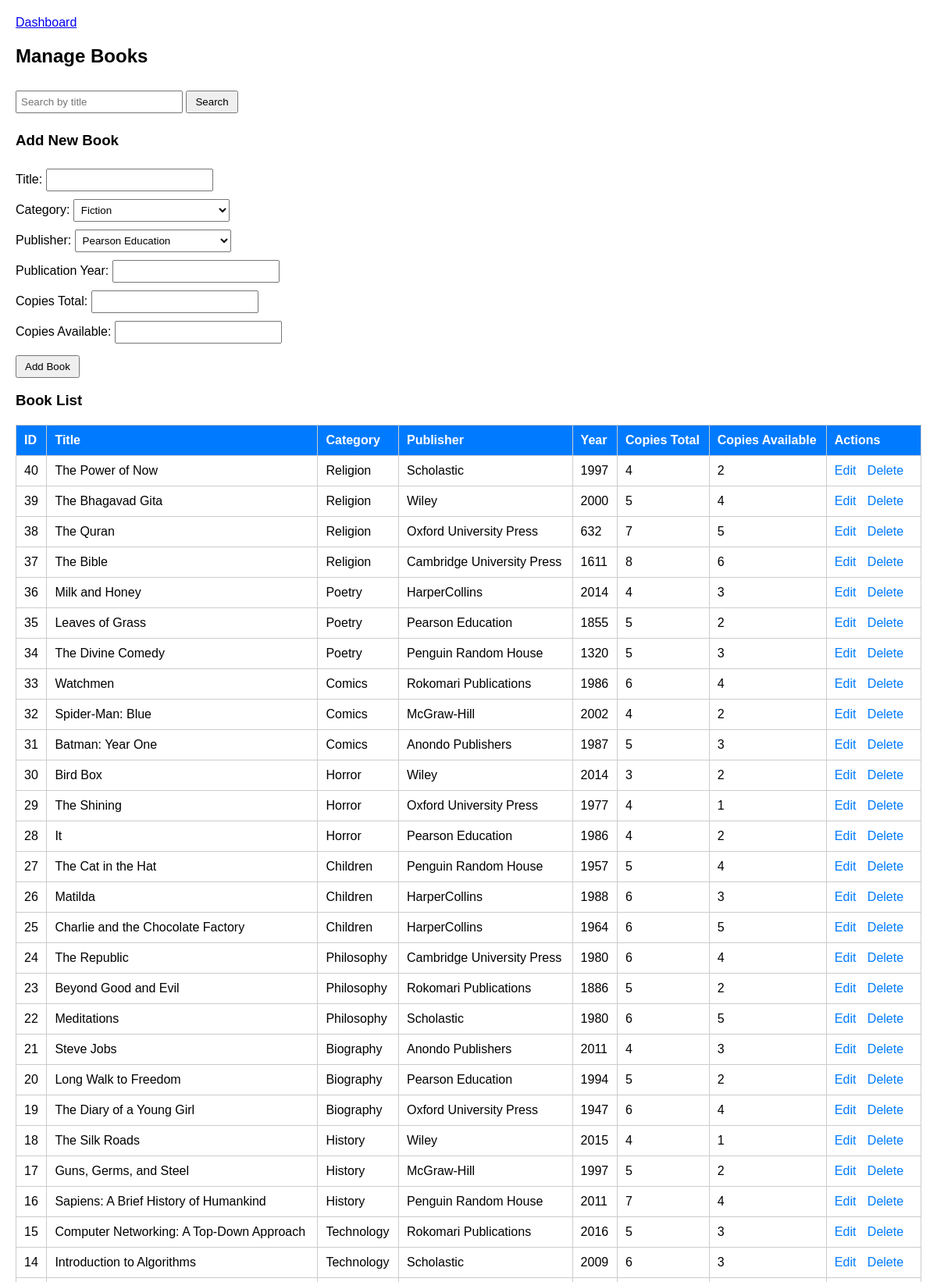
/lms/books.php (signed in, upper part), run on the app's committed database.
### tables this page shows
CREATE TABLE `books` (
  `book_id` int(11) NOT NULL,
  `title` varchar(100) DEFAULT NULL,
  `category_id` int(11) DEFAULT NULL,
  `publisher_id` int(11) DEFAULT NULL,
  `publication_year` int(11) DEFAULT NULL,
  `copies_total` int(11) DEFAULT NULL,
  `copies_available` int(11) DEFAULT NULL
);

CREATE TABLE `categories` (
  `category_id` int(11) NOT NULL,
  `category_name` varchar(20) DEFAULT NULL
);

CREATE TABLE `publishers` (
  `publisher_id` int(11) NOT NULL,
  `publisher_name` varchar(50) NOT NULL,
  `address` varchar(100) DEFAULT NULL,
  `phone` varchar(20) DEFAULT NULL
);

### lms/books.php (the view, shortened to what this page needs)
<?php
include 'db.php';
$role = $_SESSION['role'];
$search = '';
if(isset($_GET['search'])) {
    $search = $_GET['search'];
    $query = "SELECT * FROM books WHERE title LIKE '%$search%' ORDER BY book_id DESC";
} else {
    $query = "SELECT * FROM books ORDER BY book_id DESC";
}
$result = $conn->query($query);
$publishers = $conn->query("SELECT * FROM publishers");
$categories = $conn->query("SELECT * FROM categories");
?>
<!DOCTYPE html>
<html>
<head>
</head>
<body>
    <div class="top-nav">
        <a href="dashboard.php">Dashboard</a>
    </div>
    <h2>Manage Books</h2>
    <form method="GET" action="">
        <input type="text" name="search" placeholder="Search by title" value="<?php echo htmlspecialchars($search); ?>">
        <input type="submit" value="Search">
    </form>
    <?php if($role != 'member') { ?>
        <?php
        if(isset($_GET['edit'])) {
            $book_id = $_GET['edit'];
            $book = $conn->query("SELECT * FROM books WHERE book_id='$book_id'")->fetch_assoc();
        ?>
        <h3>Edit Book</h3>
        <form method="POST" action="">
            <input type="hidden" name="book_id" value="<?php echo $book['book_id']; ?>">
            Title: <input type="text" name="title" value="<?php echo $book['title']; ?>" required><br>
            Category:
            <select name="category_id" required>
                <?php while($cat = $categories->fetch_assoc()) { ?>
                    <option value="<?php echo $cat['category_id']; ?>" <?php if($cat['category_id']==$book['category_id']) echo 'selected'; ?>>
                        <?php echo $cat['category_name']; ?>
                    </option>
                <?php } ?>
            </select><br>
            Publisher:
            <select name="publisher_id" required>
                <?php while($pub = $publishers->fetch_assoc()) { ?>
                    <option value="<?php echo $pub['publisher_id']; ?>" <?php if($pub['publisher_id']==$book['publisher_id']) echo 'selected'; ?>>
                        <?php echo $pub['publisher_name']; ?>
                    </option>
                <?php } ?>
            </select><br>
            Publication Year: <input type="number" name="publication_year" value="<?php echo $book['publication_year']; ?>" required><br>
            Copies Total: <input type="number" name="copies_total" value="<?php echo $book['copies_total']; ?>" required><br>
            Copies Available: <input type="number" name="copies_available" value="<?php echo $book['copies_available']; ?>" required><br>
            <input type="submit" name="edit_book" value="Update Book">
        </form>
        <?php } else { ?>
        <h3>Add New Book</h3>
        <form method="POST" action="">
            Title: <input type="text" name="title" required><br>
            Category:
            <select name="category_id" required>
                <?php while($cat = $categories->fetch_assoc()) { ?>
                    <option value="<?php echo $cat['category_id']; ?>"><?php echo $cat['category_name']; ?></option>
                <?php } ?>
            </select><br>
            Publisher:
            <select name="publisher_id" required>
                <?php while($pub = $publishers->fetch_assoc()) { ?>
                    <option value="<?php echo $pub['publisher_id']; ?>"><?php echo $pub['publisher_name']; ?></option>
                <?php } ?>
            </select><br>
            Publication Year: <input type="number" name="publication_year" required><br>
            Copies Total: <input type="number" name="copies_total" required><br>
            Copies Available: <input type="number" name="copies_available" required><br>
            <input type="submit" name="add_book" value="Add Book">
        </form>
        <?php } ?>
    <?php } ?>
    <h3>Book List</h3>
    <table>
        <tr>
            <th>ID</th><th>Title</th><th>Category</th><th>Publisher</th><th>Year</th><th>Copies Total</th><th>Copies Available</th>
            <?php if($role != 'member') echo "<th>Actions</th>"; ?>
        </tr>
        <?php while($row = $result->fetch_assoc()) {
            $pub_name = $conn->query("SELECT publisher_name FROM publishers WHERE publisher_id='".$row['publisher_id']."'")->fetch_assoc()['publisher_name'];
            $cat_name = $conn->query("SELECT category_name FROM categories WHERE category_id='".$row['category_id']."'")->fetch_assoc()['category_name'];
        ?>
        <tr>
            <td><?php echo $row['book_id']; ?></td>
            <td><?php echo $row['title']; ?></td>
            <td><?php echo $cat_name; ?></td>
            <td><?php echo $pub_name; ?></td>
            <td><?php echo $row['publication_year']; ?></td>
            <td><?php echo $row['copies_total']; ?></td>
            <td><?php echo $row['copies_available']; ?></td>
            <?php if($role != 'member') { ?>
            <td>
                <a class="edit-link" href="books.php?edit=<?php echo $row['book_id']; ?>">Edit</a>
                <a class="delete-link" href="books.php?delete=<?php echo $row['book_id']; ?>" onclick="return confirm('Are you sure?')">Delete</a>
            </td>
            <?php } ?>
        </tr>
        <?php } ?>
    </table>
</body>
</html>

### lms/books.php (style rules this page uses)
body { font-family: Arial; margin:20px; }
table { border-collapse: collapse; width:100%; margin-top:20px; }
th, td { border:1px solid #ccc; padding:10px; text-align:left; }
th { background:#007BFF; color:white; }
form { margin-top:20px; }
select, input[type=text], input[type=number] { padding:5px; margin:5px 0; width:200px; }
input[type=submit] { padding:5px 10px; margin-top:10px; }
.edit-link, .delete-link { margin-right:10px; color:#007BFF; text-decoration:none; }

### data on the page
books: book_id "40", title "The Power of Now", category.category_name "Religion", publisher.publisher_name "Scholastic", publication_year "1997", copies_total "4", copies_available "2"
books: book_id "39", title "The Bhagavad Gita", category.category_name "Religion", publisher.publisher_name "Wiley", publication_year "2000", copies_total "5", copies_available "4"
books: book_id "38", title "The Quran", category.category_name "Religion", publisher.publisher_name "Oxford University Press", publication_year "632", copies_total "7", copies_available "5"
books: book_id "37", title "The Bible", category.category_name "Religion", publisher.publisher_name "Cambridge University Press", publication_year "1611", copies_total "8", copies_available "6"
books: book_id "36", title "Milk and Honey", category.category_name "Poetry", publisher.publisher_name "HarperCollins", publication_year "2014", copies_total "4", copies_available "3"
books: book_id "35", title "Leaves of Grass", category.category_name "Poetry", publisher.publisher_name "Pearson Education", publication_year "1855", copies_total "5", copies_available "2"
books: book_id "34", title "The Divine Comedy", category.category_name "Poetry", publisher.publisher_name "Penguin Random House", publication_year "1320", copies_total "5", copies_available "3"
books: book_id "33", title "Watchmen", category.category_name "Comics", publisher.publisher_name "Rokomari Publications", publication_year "1986", copies_total "6", copies_available "4"
books: book_id "32", title "Spider-Man: Blue", category.category_name "Comics", publisher.publisher_name "McGraw-Hill", publication_year "2002", copies_total "4", copies_available "2"
books: book_id "31", title "Batman: Year One", category.category_name "Comics", publisher.publisher_name "Anondo Publishers", publication_year "1987", copies_total "5", copies_available "3"
books: book_id "30", title "Bird Box", category.category_name "Horror", publisher.publisher_name "Wiley", publication_year "2014", copies_total "3", copies_available "2"
books: book_id "29", title "The Shining", category.category_name "Horror", publisher.publisher_name "Oxford University Press", publication_year "1977", copies_total "4", copies_available "1"
books: book_id "28", title "It", category.category_name "Horror", publisher.publisher_name "Pearson Education", publication_year "1986", copies_total "4", copies_available "2"
books: book_id "27", title "The Cat in the Hat", category.category_name "Children", publisher.publisher_name "Penguin Random House", publication_year "1957", copies_total "5", copies_available "4"
books: book_id "26", title "Matilda", category.category_name "Children", publisher.publisher_name "HarperCollins", publication_year "1988", copies_total "6", copies_available "3"
books: book_id "25", title "Charlie and the Chocolate Factory", category.category_name "Children", publisher.publisher_name "HarperCollins", publication_year "1964", copies_total "6", copies_available "5"
books: book_id "24", title "The Republic", category.category_name "Philosophy", publisher.publisher_name "Cambridge University Press", publication_year "1980", copies_total "6", copies_available "4"
books: book_id "23", title "Beyond Good and Evil", category.category_name "Philosophy", publisher.publisher_name "Rokomari Publications", publication_year "1886", copies_total "5", copies_available "2"
books: book_id "22", title "Meditations", category.category_name "Philosophy", publisher.publisher_name "Scholastic", publication_year "1980", copies_total "6", copies_available "5"
books: book_id "21", title "Steve Jobs", category.category_name "Biography", publisher.publisher_name "Anondo Publishers", publication_year "2011", copies_total "4", copies_available "3"
books: book_id "20", title "Long Walk to Freedom", category.category_name "Biography", publisher.publisher_name "Pearson Education", publication_year "1994", copies_total "5", copies_available "2"
books: book_id "19", title "The Diary of a Young Girl", category.category_name "Biography", publisher.publisher_name "Oxford University Press", publication_year "1947", copies_total "6", copies_available "4"
books: book_id "18", title "The Silk Roads", category.category_name "History", publisher.publisher_name "Wiley", publication_year "2015", copies_total "4", copies_available "1"
books: book_id "17", title "Guns, Germs, and Steel", category.category_name "History", publisher.publisher_name "McGraw-Hill", publication_year "1997", copies_total "5", copies_available "2"
books: book_id "16", title "Sapiens: A Brief History of Humankind", category.category_name "History", publisher.publisher_name "Penguin Random House", publication_year "2011", copies_total "7", copies_available "4"
books: book_id "15", title "Computer Networking: A Top-Down Approach", category.category_name "Technology", publisher.publisher_name "Rokomari Publications", publication_year "2016", copies_total "5", copies_available "3"
books: book_id "14", title "Introduction to Algorithms", category.category_name "Technology", publisher.publisher_name "Scholastic", publication_year "2009", copies_total "6", copies_available "3"

### other printed values
form field category_id "Fiction"
form field publisher_id "Pearson Education"
